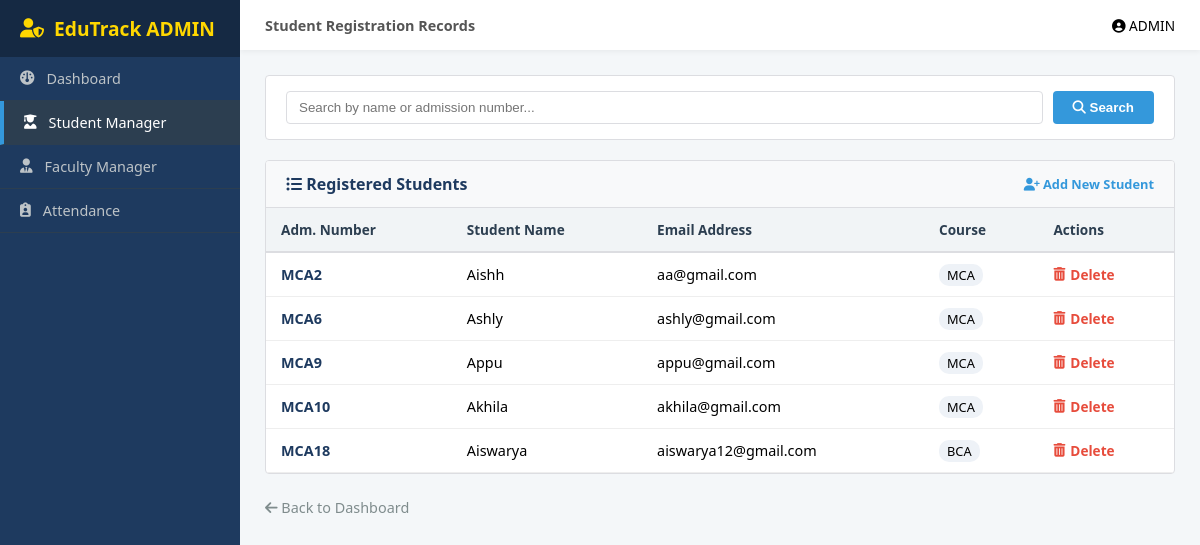
Before: /WAdmin/student-list/ with the older database file.
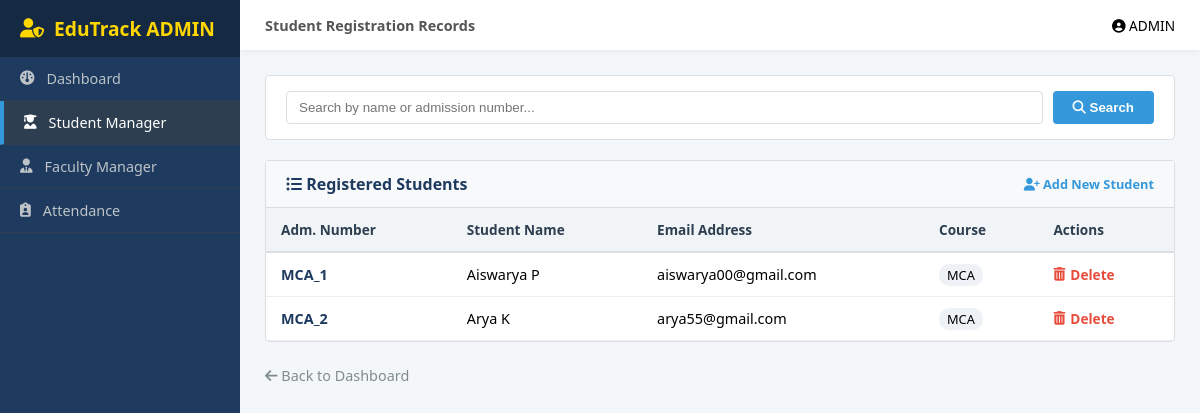
After: the same page with the newer database file.
### Admin/models.py (models this page shows, shortened)
class Student(models.Model):
    admission_number = models.CharField(max_length=30, unique=True)
    name = models.CharField(max_length=100)
    email = models.EmailField(unique=True)
    phone = models.CharField(max_length=15)
    department = models.CharField(max_length=50)
    course = models.CharField(max_length=10)  # BCA / MCA
    academic_batch = models.CharField(max_length=20)  # previously course_batch
    file_batch = models.CharField(max_length=5)  # A/B/C/D
    password = models.CharField(max_length=255)

### Admin/views.py (the view)
# urls.py: path('student-list/', views.student_list, name='student_list'),
def student_list(request):
    query = request.GET.get('q')
    if query:
        students = Student.objects.filter(
            name__icontains=query
        ) | Student.objects.filter(
            admission_number__icontains=query
        )
    else:
        students = Student.objects.all()
    return render(request, 'Admin/student_list.html', {'students': students})

### Admin/templates/Admin/student_list.html (shortened to what this page needs)
<!doctype html>
<html lang="en">
  <head>
    <link
      rel="stylesheet"
      href="https://cdnjs.cloudflare.com/ajax/libs/font-awesome/6.5.0/css/all.min.css"
    />
  </head>
  <body>
    <div class="sidebar">
      <div class="sidebar-brand">
        <i class="fa-solid fa-user-shield"></i> EduTrack ADMIN
      </div>
      <a href="{% url 'WAdmin:admin_dashboard' %}" class="nav-item"
        ><i class="fa-solid fa-gauge"></i> Dashboard</a
      >
      <a href="#" class="nav-item active"
        ><i class="fa-solid fa-user-graduate"></i> Student Manager</a
      >
      <a href="{% url 'WAdmin:faculty_list' %}" class="nav-item"
        ><i class="fa-solid fa-user-tie"></i> Faculty Manager</a
      >
      <a href="{% url 'WAdmin:admin_attendance' %}" class="nav-item"
        ><i class="fa-solid fa-clipboard-user"></i> Attendance</a
      >
    </div>
    <div class="main-wrapper">
      <div class="top-header">
        <div style="font-size: 0.9rem; font-weight: 600; color: #555">
          Student Registration Records
        </div>
        <div style="font-size: 0.85rem">
          <i class="fa-solid fa-circle-user"></i> ADMIN
        </div>
      </div>
      <div class="content-area">
        <form method="GET" class="search-container">
          <input
            type="text"
            name="q"
            placeholder="Search by name or admission number..."
            value="{{ request.GET.q }}"
          />
          <button type="submit">
            <i class="fa-solid fa-magnifying-glass"></i> Search
          </button>
        </form>
        <div class="card">
          <div class="card-header">
            <span><i class="fa-solid fa-list-ul"></i> Registered Students</span>
            <a
              href="{% url 'WAdmin:student_register' %}"
              style="
                font-size: 0.8rem;
                color: var(--et-accent);
                text-decoration: none;
              "
            >
              <i class="fa-solid fa-user-plus"></i> Add New Student
            </a>
          </div>
          <div style="overflow-x: auto">
            <table>
              <thead>
                <tr>
                  <th>Adm. Number</th>
                  <th>Student Name</th>
                  <th>Email Address</th>
                  <th>Course</th>
                  <th>Actions</th>
                </tr>
              </thead>
              <tbody>
                {% for student in students %}
                <tr>
                  <td style="font-weight: 600; color: var(--et-dark)">
                    {{ student.admission_number }}
                  </td>
                  <td>{{ student.name }}</td>
                  <td>{{ student.email }}</td>
                  <td>
                    <span
                      style="
                        background: #eef2f7;
                        padding: 2px 8px;
                        border-radius: 10px;
                        font-size: 0.8rem;
                      "
                      >{{ student.course }}</span
                    >
                  </td>
                  <td>
                    <a
                      href="{% url 'WAdmin:delete_student' student.id %}"
                      class="btn-delete"
                      onclick="return confirm('Confirm deletion of student: {{ student.name }}?');"
                    >
                      <i class="fa-solid fa-trash-can"></i> Delete
                    </a>
                  </td>
                </tr>
                {% endfor %}
              </tbody>
            </table>
          </div>
        </div>
        <br />
        <a
          href="{% url 'WAdmin:admin_dashboard' %}"
          style="text-decoration: none; color: #7f8c8d; font-size: 0.9rem"
        >
          <i class="fa-solid fa-arrow-left"></i> Back to Dashboard
        </a>
      </div>
    </div>
  </body>
</html>

Changed rows visible on the page:
removed Student: admission_number "MCA2", name "Aishh", email "aa@gmail.com", course "MCA"
removed Student: admission_number "MCA6", name "Ashly", email "ashly@gmail.com", course "MCA"
removed Student: admission_number "MCA9", name "Appu", email "appu@gmail.com", course "MCA"
removed Student: admission_number "MCA10", name "Akhila", email "akhila@gmail.com", course "MCA"
removed Student: admission_number "MCA18", name "Aiswarya", email "aiswarya12@gmail.com", course "BCA"
added Student: admission_number "MCA_1", name "Aiswarya P", email "aiswarya00@gmail.com", course "MCA"
added Student: admission_number "MCA_2", name "Arya K", email "arya55@gmail.com", course "MCA"
